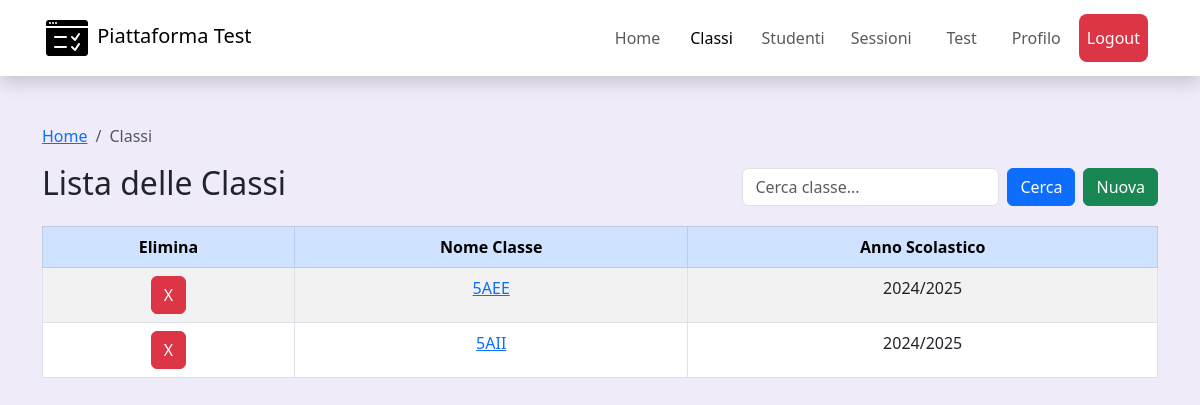
/frontend/views/classi.php (signed in), run on the app's committed database.
### tables this page shows
CREATE TABLE `classe` (
  `id` int(11) NOT NULL,
  `nome` varchar(25) NOT NULL,
  `anno_scolastico` varchar(9) NOT NULL
);

### frontend/views/classi.php (the view, shortened to what this page needs)
<?php
require("./../../backend/Include/db_connect.php");
$filter = isset($_GET['filter']) ? trim($_GET['filter']) : '';
$SQL_query = "SELECT
                nome, anno_scolastico, id
            FROM
                classe";
$stmt = $conn->prepare($SQL_query);
$stmt->execute();
$result = $stmt->get_result();
?>
<!DOCTYPE html>
<html lang="en">
<head>
    <link href="https://cdn.jsdelivr.net/npm/bootstrap@5.3.0/dist/css/bootstrap.min.css" rel="stylesheet">
</head>
<body style="background-color: rgb(240, 235, 248);">
    <?php include("components/navbar.php") ?>
    <div class="container mt-5">
        <div>
            <nav aria-label="breadcrumb">
                <ol class="breadcrumb">
                    <li class="breadcrumb-item"><a href="index.php">Home</a></li>
                    <li class="breadcrumb-item active">Classi</li>
                </ol>
            </nav>
        </div>
        <div class="d-flex justify-content-between align-items-center mb-3">
            <h2>Lista delle Classi</h2>
            <form method="GET" class="d-flex">
                <input type="text" name="filter" class="form-control me-2" placeholder="Cerca classe..."
                    value="<?php echo htmlspecialchars($filter); ?>">
                <button type="submit" class="btn btn-primary me-2">Cerca</button>
                <button type="button" class="btn btn-success" data-bs-toggle="modal" data-bs-target="#nuovaClasse">Nuova</button>
            </form>
        </div>
        <table class="table table-bordered table-striped">
        <form action="classi.php" method="post">
            <thead class="table-primary">
                <tr>
                    <th>Elimina</th>
                    <th>Nome Classe</th>
                    <th>Anno Scolastico</th>
                </tr>
            </thead>
            <tbody>
                <?php
                if ($result && $result->num_rows > 0) {
                    while ($row = $result->fetch_assoc()) {
                        echo "<tr>";
                        echo "<td> <button type=\"submit\" value=\"" . $row['id'] . "\" name=\"elimina\" class=\"btn btn-danger\">X</button></td>";
                        echo "<td> <a href=\" ./visualizza_classe.php?id=".$row['id']."\">" . htmlspecialchars($row['nome']) . "</a></td>";
                        echo "<td>" . htmlspecialchars($row['anno_scolastico']) . "</td>";
                        echo "</tr>";
                    }
                } else {
                    echo "<tr><td colspan='3' class='text-center'>Nessuna classe trovata</td></tr>";
                }
                ?>
            </tbody>
            </form>
        </table>
    </div>
</body>
</html>

### frontend/views/classi.php (style rules this page uses)
tr { text-align: center; }

### frontend/views/components/navbar.php (style rules this page uses)
.active { color: #fff; }

### data on the page
classe: $row['id'] 2 (drawn), nome "5AEE", anno_scolastico "2024/2025"
classe: $row['id'] 1 (drawn), nome "5AII", anno_scolastico "2024/2025"
